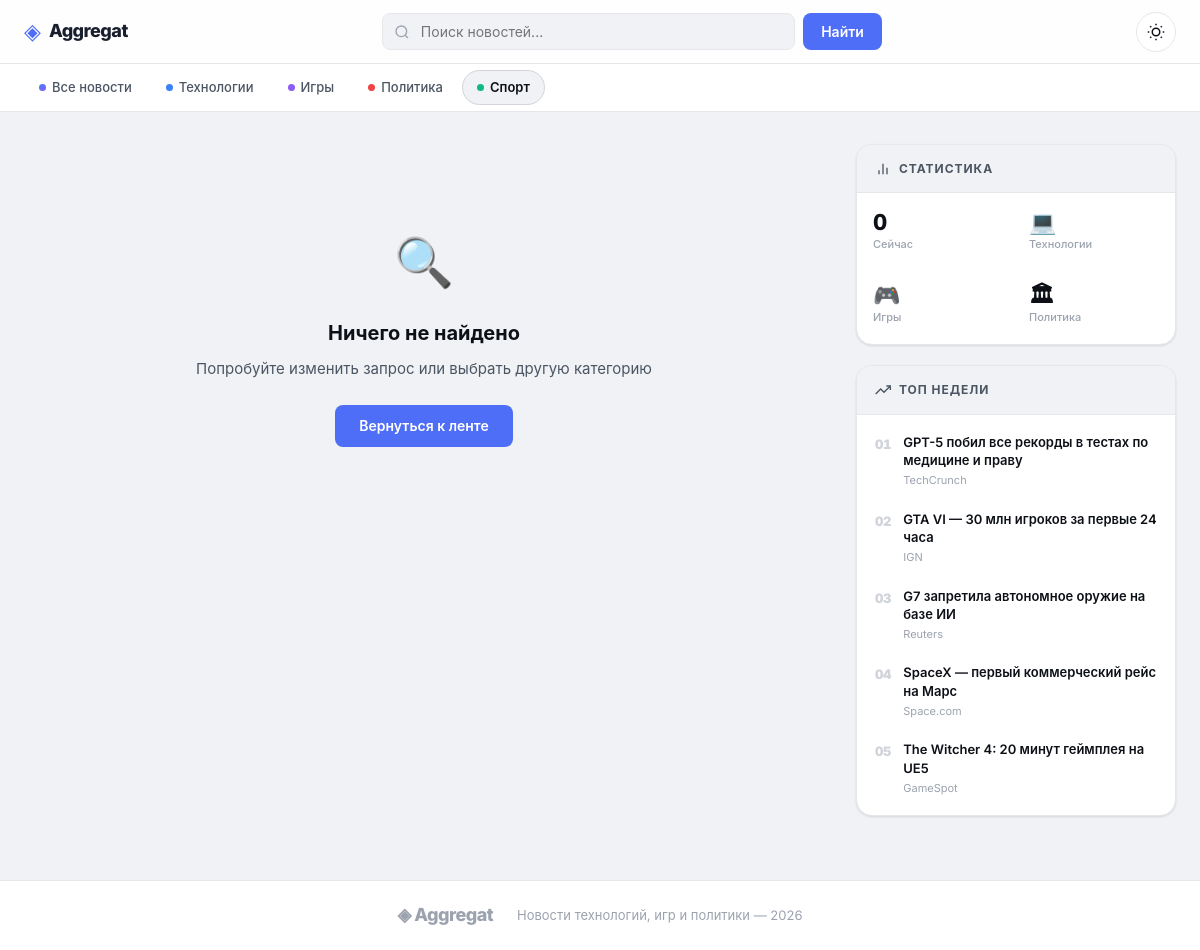
Page /?category=sport on the earlier database version.
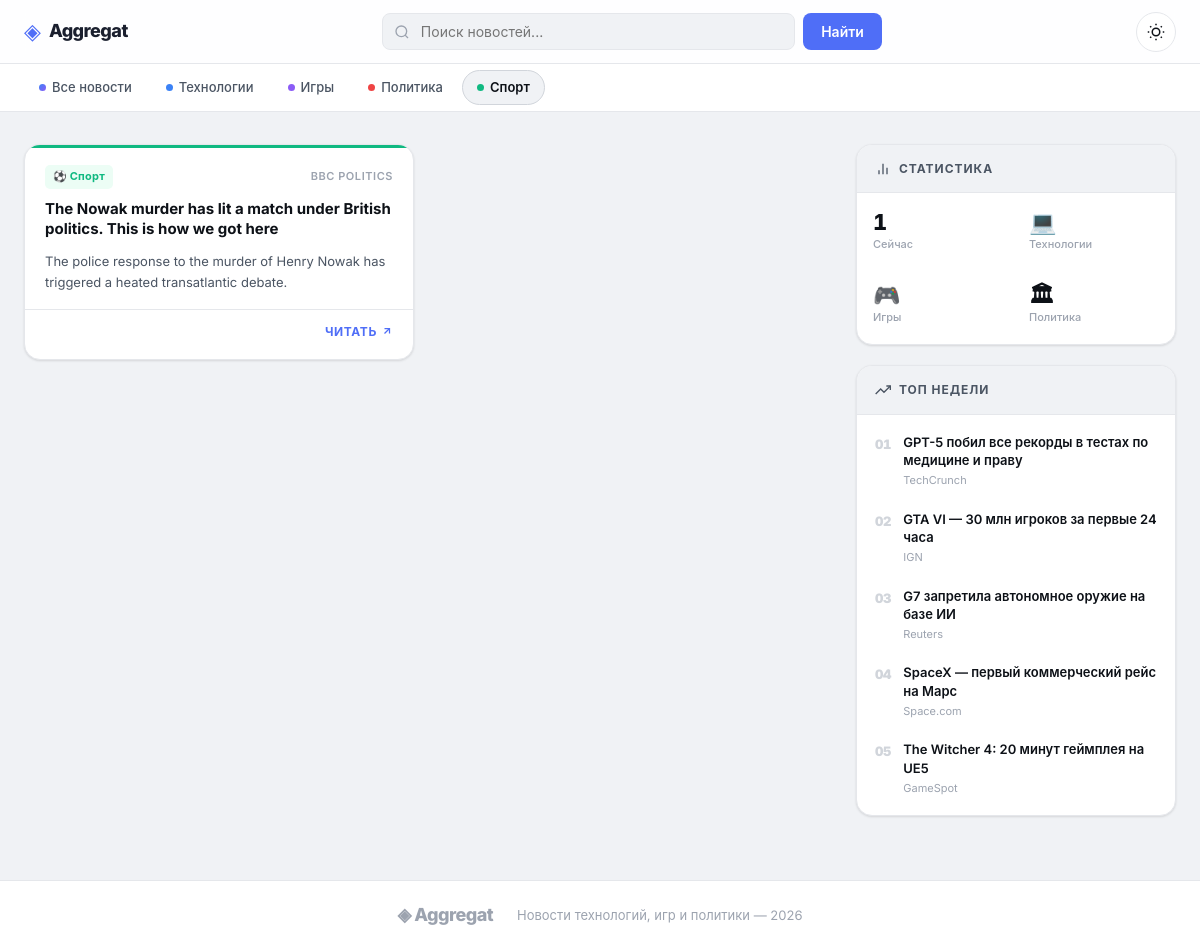
Same page on the later database version.
### tables this page shows
CREATE TABLE articles (
        id INTEGER PRIMARY KEY AUTOINCREMENT,
        title TEXT UNIQUE,
        link TEXT,
        description TEXT,
        published TEXT,
        source TEXT,
        category TEXT DEFAULT 'Unknown',
        tags TEXT DEFAULT ''
    );

### app.py (the view)
@app.route("/")
def home():
    search = request.args.get("search", "")
    category = request.args.get("category", "")
    conn = get_connection()
    cursor = conn.cursor()
    query = """
        SELECT title, source, link, description, published, category, tags
        FROM articles
        WHERE 1=1
    """
    params = []
    if search:
        query += " AND title LIKE ?"
        params.append(f"%{search}%")
    if category:
        query += " AND category = ?"
        params.append(category)
    query += " ORDER BY id DESC"
    cursor.execute(query, params)
    articles = cursor.fetchall()
    conn.close()
    return render_template("index.html", articles=articles)

### app.py (called while the page is built)
def get_connection():
    return sqlite3.connect(DB_NAME)

### templates/index.html (shortened to what this page needs)
<!DOCTYPE html>
<html lang="ru">
<head>
    <link rel="stylesheet" href="{{ url_for('static', filename='style.css') }}">
</head>
<body>
<nav class="topnav">
    <div class="topnav-inner">
        <a class="brand" href="/">
            <span class="brand-icon">◈</span>
            <span class="brand-name">Aggregat</span>
        </a>
        <form class="search-form" method="GET" action="/">
            <div class="search-wrap">
                <input
                    type="text"
                    name="search"
                    placeholder="Поиск новостей..."
                    value="{{ request.args.get('search', '') }}"
                >
            </div>
            <button type="submit" class="btn-search">Найти</button>
        </form>
        <button class="theme-toggle" onclick="toggleTheme()" aria-label="Переключить тему">
            <svg class="icon-sun" width="18" height="18" viewBox="0 0 24 24" fill="none" stroke="currentColor" stroke-width="2"><circle cx="12" cy="12" r="5"/><path d="M12 1v2M12 21v2M4.22 4.22l1.42 1.42M18.36 18.36l1.42 1.42M1 12h2M21 12h2M4.22 19.78l1.42-1.42M18.36 5.64l1.42-1.42"/></svg>
        </button>
    </div>
</nav>
<div class="catbar">
    <div class="catbar-inner">
        {% set current_cat = request.args.get('category', '')|lower %}
        <a href="/" class="cat-pill {% if not current_cat %}active{% endif %}">
            <span class="cat-dot all"></span>Все новости
        </a>
        <a href="/?category=technology" class="cat-pill {% if current_cat == 'technology' %}active{% endif %}">
            <span class="cat-dot tech"></span>Технологии
        </a>
        <a href="/?category=gaming" class="cat-pill {% if current_cat == 'gaming' %}active{% endif %}">
            <span class="cat-dot gaming"></span>Игры
        </a>
        <a href="/?category=politics" class="cat-pill {% if current_cat == 'politics' %}active{% endif %}">
            <span class="cat-dot politics"></span>Политика
        </a>
        <a href="/?category=sport" class="cat-pill {% if current_cat == 'sport' %}active{% endif %}">
            <span class="cat-dot sport"></span>Спорт
        </a>
    </div>
</div>
<div class="page-wrapper">
    <main class="feed">
        {% if articles %}
            {% for article in articles %}
            {% set clean_cat = (article[5]|default('unknown')|string|trim|lower) %}
            <article class="card cat-{{ clean_cat }}">
                <div class="card-header">
                    <div class="card-meta-row">
                        <span class="badge badge-{{ clean_cat }}">
                            {% if clean_cat == 'technology' %}💻 Технологии
                            {% elif clean_cat == 'gaming' %}🎮 Игры
                            {% elif clean_cat == 'politics' %}🏛 Политика
                            {% elif clean_cat == 'sport' %}⚽ Спорт
                            {% else %}📰 Новости{% endif %}
                        </span>
                        <span class="source-name">{{ article[1] }}</span>
                    </div>
                    <h2 class="card-title"><a href="{{ article[2] }}" target="_blank" rel="noopener">{{ article[0] }}</a></h2>
                </div>
                {% if article[3] %}
                <p class="card-desc">{{ article[3][:200] }}{% if article[3]|length > 200 %}…{% endif %}</p>
                {% endif %}
                <div class="card-footer">
                    <a href="{{ article[2] }}" target="_blank" rel="noopener" class="read-link">
                        Читать <svg width="12" height="12" viewBox="0 0 24 24" fill="none" stroke="currentColor" stroke-width="2.5"><line x1="7" y1="17" x2="17" y2="7"/><polyline points="7 7 17 7 17 17"/></svg>
                    </a>
                </div>
            </article>
            {% endfor %}
        {% else %}
        <div class="empty-state">
            <div class="empty-icon">🔍</div>
            <h3>Ничего не найдено</h3>
            <p>Попробуйте изменить запрос или выбрать другую категорию</p>
            <a href="/" class="btn-primary">Вернуться к ленте</a>
        </div>
        {% endif %}
    </main>
    <aside class="sidebar">
        <div class="sidebar-sticky">
            <div class="widget">
                <div class="widget-header">
                    <svg width="16" height="16" viewBox="0 0 24 24" fill="none" stroke="currentColor" stroke-width="2"><path d="M18 20V10"/><path d="M12 20V4"/><path d="M6 20v-6"/></svg>
                    Статистика
                </div>
                <div class="stats-grid">
                    <div class="stat-item">
                        <span class="stat-num">{{ articles|length }}</span>
                        <span class="stat-label">Сейчас</span>
                    </div>
                    <div class="stat-item">
                        <span class="stat-num tech-color">💻</span>
                        <span class="stat-label">Технологии</span>
                    </div>
                    <div class="stat-item">
                        <span class="stat-num gaming-color">🎮</span>
                        <span class="stat-label">Игры</span>
                    </div>
                    <div class="stat-item">
                        <span class="stat-num pol-color">🏛</span>
                        <span class="stat-label">Политика</span>
                    </div>
                </div>
            </div>
            <div class="widget">
                <div class="widget-header">
                    <svg width="16" height="16" viewBox="0 0 24 24" fill="none" stroke="currentColor" stroke-width="2"><polyline points="23 6 13.5 15.5 8.5 10.5 1 18"/><polyline points="17 6 23 6 23 12"/></svg>
                    Топ недели
                </div>
                <ol class="trending-list">
                    <li class="trending-item">
                        <span class="trend-num">01</span>
                        <div>
                            <a class="trend-title" href="#">GPT-5 побил все рекорды в тестах по медицине и праву</a>
                            <span class="trend-src">TechCrunch</span>
                        </div>
                    </li>
                    <li class="trending-item">
                        <span class="trend-num">02</span>
                        <div>
                            <a class="trend-title" href="#">GTA VI — 30 млн игроков за первые 24 часа</a>
                            <span class="trend-src">IGN</span>
                        </div>
                    </li>
                    <li class="trending-item">
                        <span class="trend-num">03</span>
                        <div>
                            <a class="trend-title" href="#">G7 запретила автономное оружие на базе ИИ</a>
                            <span class="trend-src">Reuters</span>
                        </div>
                    </li>
                    <li class="trending-item">
                        <span class="trend-num">04</span>
                        <div>
                            <a class="trend-title" href="#">SpaceX — первый коммерческий рейс на Марс</a>
                            <span class="trend-src">Space.com</span>
                        </div>
                    </li>
                    <li class="trending-item">
                        <span class="trend-num">05</span>
                        <div>
                            <a class="trend-title" href="#">The Witcher 4: 20 минут геймплея на UE5</a>
                            <span class="trend-src">GameSpot</span>
                        </div>
                    </li>
                </ol>
            </div>
        </div>
    </aside>
</div>
<footer class="site-footer">
    <div class="footer-inner">
        <span class="brand-name">◈ Aggregat</span>
        <span>Новости технологий, игр и политики — 2026</span>
    </div>
</footer>
</body>
</html>

Differences in the rows shown:
added articles: source "BBC POLITICS", title "The Nowak murder has lit a match under British politics. This is how we got here", description "The police response to the murder of Henry Nowak has triggered a heated transatlantic debate."
Other differences:
{{ articles|length }}: "0" → "1"
text no longer shown: "🔍 Ничего не найдено Попробуйте изменить запрос или выбрать другую категорию Вернуться к ленте"
